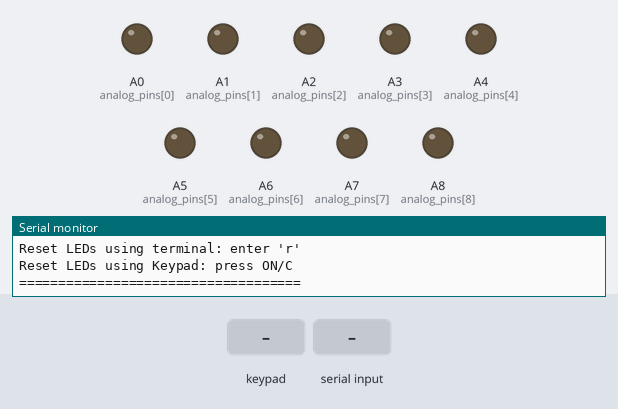
Recording of a sketch running on a simulated Arduino Mega 2560, built with avr-gcc and run on an emulated ATmega2560. Shown: output pins drawn as LEDs (lit = HIGH), the last lines printed to the serial monitor. Inputs (shaded band) come from the test bench.

Above: at 1.2 s.
1.3 s: keypad keys 2 3 2 5 2 7 2 9 pressed 0.4 s apart
At 5.2 s:
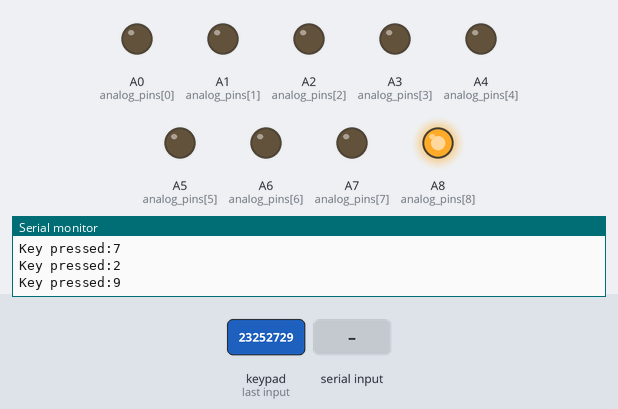
6.0 s: "1" received over Serial
At 6.5 s:
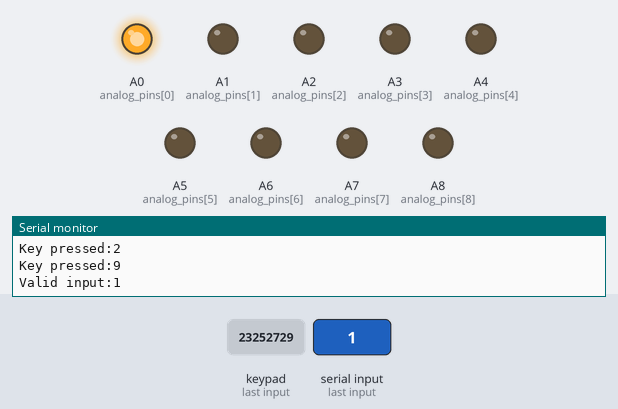
7.5 s: key '8' pressed
At 8.0 s:
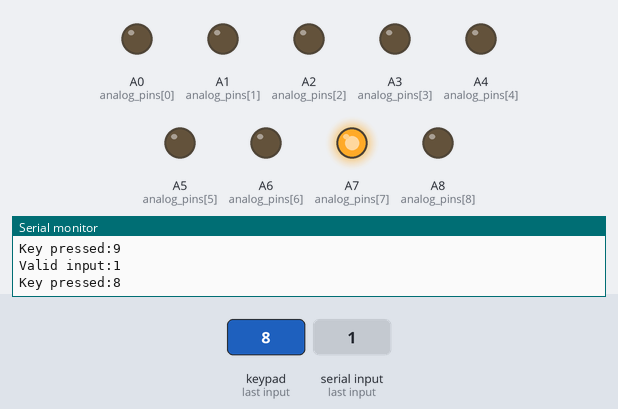
9.0 s: keypad keys 9 - 4 = pressed 0.4 s apart
At 10.6 s:
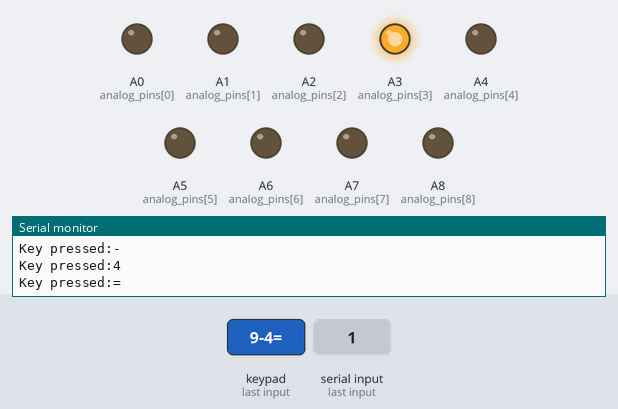
12.1 s: keypad keys 6 * 7 = pressed 0.4 s apart
At 13.2 s:
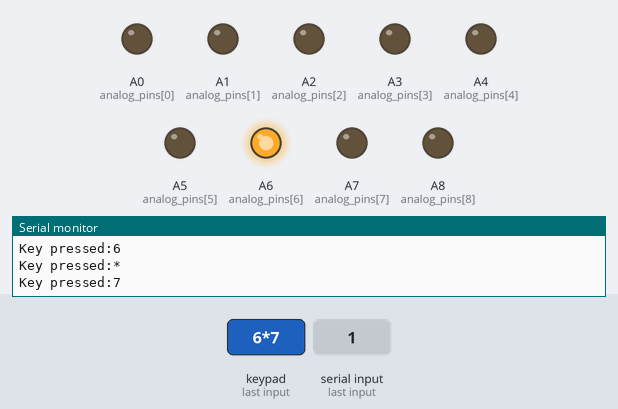
Timing chart, 0 to 15.1 s (numbered marks = the images above; inputs shaded):
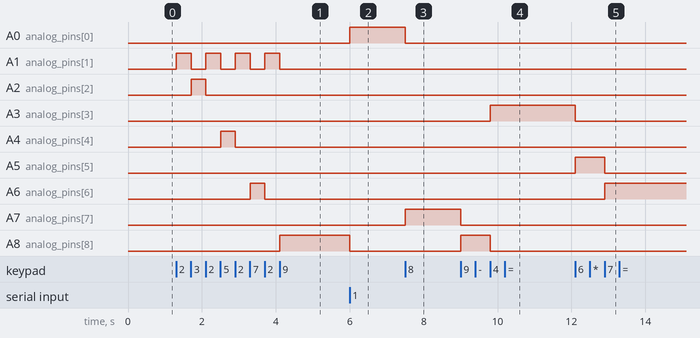

The sketch:

sketch_oct09a.ino
```cpp
#include <Keypad.h>

const byte ROWS = 4; //four rows
const byte COLS = 4; //four columns
char keys[ROWS][COLS] = {
  {'7','8','9','/'},
  {'4','5','6','*'},
  {'1','2','3','-'},
  {'O','0','=','+'}
};
byte rowPins[ROWS] = {23, 25, 27, 29}; //connect to the row pinouts of the keypad
byte colPins[COLS] = {31,33, 35,37}; //connect to the column pinouts of the keypad

Keypad keypad = Keypad( makeKeymap(keys), rowPins, colPins, ROWS, COLS );

const uint8_t analog_pins[] = {A0,A1,A2,A3,A4,A5,A6,A7,A8};
int arrLength = sizeof(analog_pins) / sizeof(analog_pins[0]);

String input;
void setup(){
  setupLEDPins();

  Serial.begin(9600);
  Serial.println("Reset LEDs using terminal: enter 'r'");
  Serial.println("Reset LEDs using Keypad: press ON/C");
  Serial.println("====================================");
}

void setupLEDPins(){
  for (int i = 0; i < arrLength; i++) {
    pinMode(analog_pins[i], OUTPUT);
  }
}

void turnLEDOn(int keyNum){
  keyNum --;
  for (int i = 0; i < arrLength; i++) {
    if(i != keyNum)
      digitalWrite(analog_pins[i], LOW);
    else
      digitalWrite(analog_pins[i], HIGH);
  }
}

void turnAllLEDsOff(String arg){
  Serial.print("Reset called:");
  Serial.println(arg);
  for(int i=0; i< arrLength; i++)
    digitalWrite(analog_pins[i], LOW);
}

bool isKeyNumber(char key){
  int keyAsciiCode = (int)key;
  return keyAsciiCode >= (int)'1' && keyAsciiCode <= (int)'9';
}

void handleKey(char key){
  if (key){
    Serial.print("Key pressed:");
    Serial.println(key);
    if(isKeyNumber(key)){
      int keyNum = (int) key;
      keyNum -= (int)'0';
      turnLEDOn(keyNum);
    }else if(key == 'O')
      turnAllLEDsOff("ON/C");
  }
}

bool isInputNumber(int input){
  return input >= (int)'1' && input <= (int)'9';
}

void handleInput(int input){
  if(isInputNumber(input)){
    input -= (int)'0';
    turnLEDOn(input);
    Serial.print("Valid input:");
    Serial.println(input);
  }else if(input == (int)'r')
    turnAllLEDsOff("r");
}

void loop(){
  char key = keypad.getKey();
  handleKey(key);

  int input = Serial.read();
  handleInput(input);
}
```

Measured:
- after the input at 1.3 s, A1 (analog_pins[1]): alternates HIGH for 0.40 s and LOW for 0.39 s, 8 changes in all, then stays LOW, starting at once; A2 (analog_pins[2]): LOW → HIGH after 0.41 s, → LOW 0.39 s later
- after the input at 6.0 s, A0 (analog_pins[0]): LOW → HIGH at once; A8 (analog_pins[8]): HIGH → LOW at once
- after the input at 7.5 s, A0 (analog_pins[0]): HIGH → LOW at once; A7 (analog_pins[7]): LOW → HIGH at once
- after the input at 9.0 s, A3 (analog_pins[3]): LOW → HIGH after 0.80 s; A7 (analog_pins[7]): HIGH → LOW at once; A8 (analog_pins[8]): LOW → HIGH at once, → LOW 0.80 s later
- after the input at 12.1 s, A3 (analog_pins[3]): HIGH → LOW at once; A5 (analog_pins[5]): LOW → HIGH at once, → LOW 0.81 s later; A6 (analog_pins[6]): LOW → HIGH after 0.81 s
